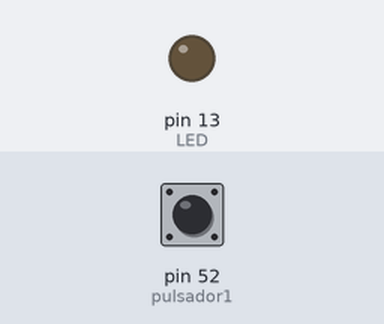
This sketch was run on a simulated Arduino Mega 2560, built with avr-gcc and run on an emulated ATmega2560. Shown: output pins drawn as LEDs (lit = HIGH). The inputs (shaded band) are chosen by the test bench; at power-on: pin 52 (pulsador1) LOW.

Above: at 1.2 s.
1.3 s: pin 52 (pulsador1) pulled HIGH for 0.15 s
At 1.4 s:
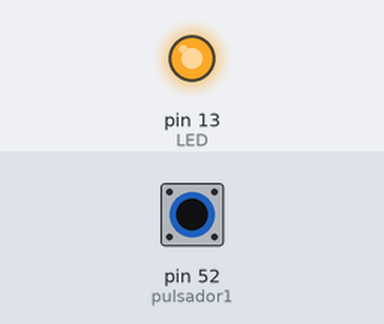
3.0 s: pin 52 (pulsador1) pulled HIGH for 3.2 s
At 7.1 s:
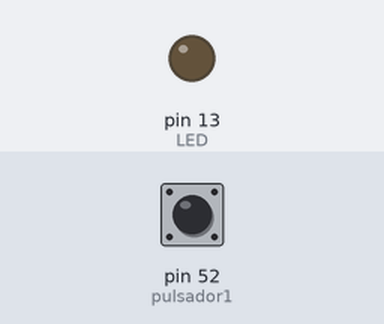
Timing chart, 0 to 8.6 s (numbered marks = the images above; inputs shaded):
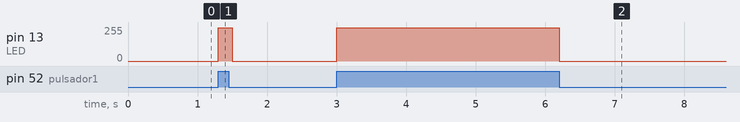

The sketch:

test_pulsador.ino
```cpp
int pulsador1 = 52; // primer pulsador
int LED = 13;

void setup () {
  pinMode (LED, OUTPUT); //configurado como salida
  analogWrite(LED, 0);
  pinMode (pulsador1,INPUT); //configurado de entrada
}

void loop () {
  if (digitalRead(pulsador1) == HIGH){ //si el pulsador1 está en alto
    analogWrite (LED, 250); //encender el LED
    Serial.print("Recibe");
  }else{
    analogWrite(LED, 0); //apagar el LED
  }
  delay(100);
}
```

Measured:
- after the input at 1.3 s, pin 13 (LED): 0/255 → 250/255 at once, → 0/255 0.20 s later
- after the input at 3.0 s, pin 13 (LED): 0/255 → 250/255 at once, → 0/255 3.2 s later
